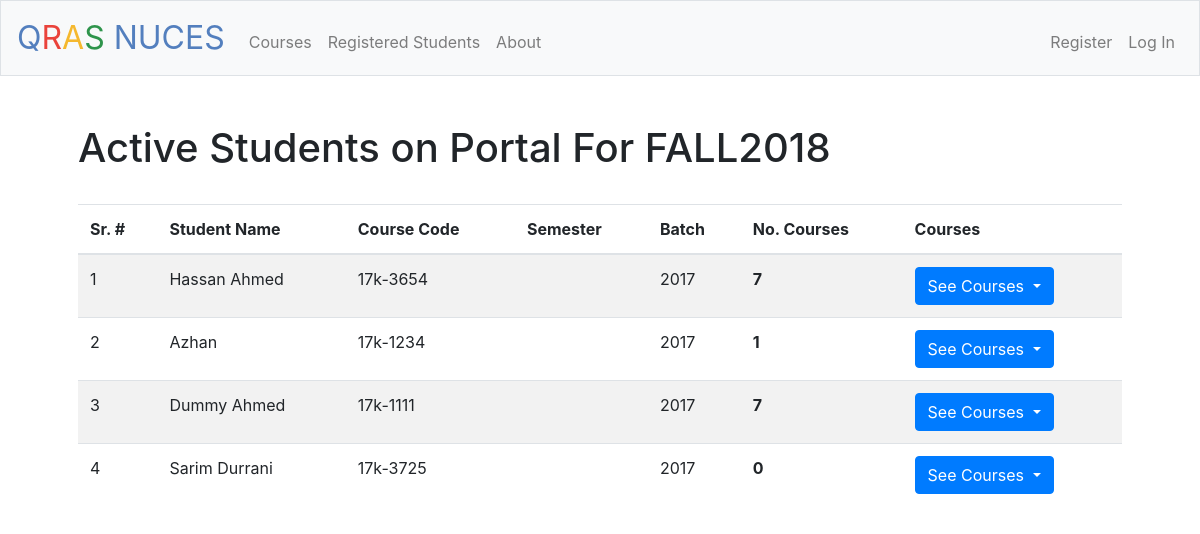
Before: /active_students with the older database file.
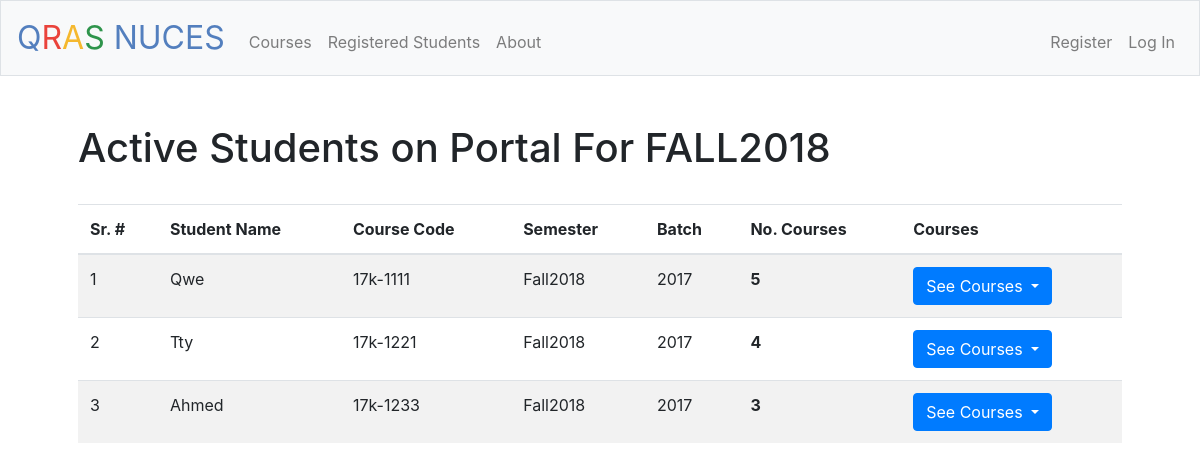
After: the same page with the newer database file.
### table_classes.py (models this page shows, shortened)
class students(base):
    __tablename__ = "students"
    id = Column(Integer, primary_key=True)
    roll_num = Column(String)
    student_name = Column(String)
    num_courses = Column(Integer)
    year = Column(Integer)
    password = Column(String)
    username = Column(String)
    courses_reg = Column(String)
    def data_dict(self):
        d = {x: y for x, y in vars(self).items() if not x.startswith('_')}
        return d

### application.py (the view)
@app.route("/active_students", methods=["GET"])
def active_stud():
    if request.method == "GET":
        pdb_Session = sessionmaker(pdb)
        pdb_s = pdb_Session()
        stud_query_list = pdb_s.query(students).all()
        pdb_active_students = ret_list(stud_query_list)
        pdb_s.close()
        return render_template("active_students.html", ac=pdb_active_students)

### application.py (called while the page is built)
@app.after_request
def after_request(response):
    response.headers["Cache-Control"] = "no-cache, no-store, must-revalidate"
    response.headers["Expires"] = 0
    response.headers["Pragma"] = "no-cache"
    return response

### pdb_parsers.py (called while the page is built)
def ret_list(query_list):
    dic_list = []
    for x in query_list:
        dic_list.append(x.data_dict())
    return dic_list

### templates/active_students.html (shortened to what this page needs)
{% extends "layout.html" %}
{% block main %}
<h1  align = "left"> Active Students on Portal For FALL2018</h1>
<br>
<div class="table-responsive" class="card-body">
    <table class="table table-striped table-hover">
        {% if ac[0] %}
        <thead>
            <th>Sr. #</th>
            <th>Student Name</th>
            <th>Course Code</th>
            <th>Semester</th>
            <th>Batch</th>
            <th>No. Courses</th>
            <th>Courses</th>
        </thead>
        {% else %}
            <tr><td colspan = "6"><h2>No Students</h2></td></tr>
        {% endif %}
        <tbody>
            {%for i in ac%}
                {%if i%}
                    <tr>
                        <td>{{ac.index(i) + 1}}</td>
                        <td>{{i['student_name'].title()}}</td>
                        <td>{{i['roll_num']}}</td>
                        <td>{{i['courses_reg'].split("|")[0].split("-")[2]}}</td>
                        <td>{{i['year']}}</td>
                        <th>{{i['num_courses']}}</th>
                        <th>
                            <div class="dropdown">
                                <button class="btn btn-primary dropdown-toggle" type="button" id="cour{{i['roll_num']}}" data-toggle="dropdown" aria-haspopup="true" aria-expanded="false">
                                    See Courses
                                </button>
                            </div>
                        </th>
                    </tr>
                {% elif not i %}
                    <tr><td colspan = "6"><h2>No Students</h2></td></tr>
                {%endif%}
            {%endfor%}
        </tbody>
    </table>
</div>
{% endblock %}

### templates/layout.html (shortened to what this page needs)
<!DOCTYPE html>
<html lang="en">
<head>
    <link href="https://maxcdn.bootstrapcdn.com/bootstrap/4.0.0-beta.2/css/bootstrap.min.css" rel="stylesheet" />
    <link href="/static/styles.css" rel="stylesheet" />
</head>
<body>
    <nav class="navbar navbar-expand-md navbar-light bg-light border">
        <a class="navbar-brand" href="/"><span class="blue">Q</span><span class="red">R</span><span
                class="yellow">A</span><span class="green">S</span> <span class="blue">NUCES</span></a>
        <div class="collapse navbar-collapse" id="navbar">
            {% if session.teacher_id %}
            <ul class="navbar-nav mr-auto mt-2">
                <li class="nav-item"><a class="nav-link" href="/teacher/my_students">My Students</a></li>
                <li class="nav-item"><a class="nav-link" href="/teacher/view">Attendence</a></li>
                <li class="nav-item"><a class="nav-link" href="/teacher/approve">Approve Students</a></li>
                <li class="nav-item"><a class="nav-link" href="/active_courses">Courses</a></li>
                <li class="nav-item"><a class="nav-link" href="/active_students">Registered Students</a></li>
                <li class="nav-item"><a class="nav-link" href="/about">About</a></li>
            </ul>
            <ul class="navbar-nav ml-auto mt-2">
                <li class="nav-item"><a class="nav-link" href="/logout">Log Out</a></li>
            </ul>
            {% else %}
            <ul class="navbar-nav mr-auto mt-2">
                <li class="nav-item"><a class="nav-link" href="/active_courses">Courses</a></li>
                <li class="nav-item"><a class="nav-link" href="/active_students">Registered Students</a></li>
                <li class="nav-item"><a class="nav-link" href="/about">About</a></li>
            </ul>
            <ul class="navbar-nav ml-auto mt-2">
                <li class="nav-item"><a class="nav-link" href="/register">Register</a></li>
                <li class="nav-item"><a class="nav-link" href="/login">Log In</a></li>
            </ul>
            {%endif %}
        </div>
    </nav>
    <main class="container p-5">
        {% block main %}{% endblock %}
    </main>
</body>
</html>

### static/styles.css (style rules this page uses)
nav .navbar-brand { font-size: xx-large; }
nav .navbar-brand .blue { color: #537fbe; }
nav .navbar-brand .red { color: #ea433b; }
nav .navbar-brand .yellow { color: #f5b82e; }
nav .navbar-brand .green { color: #2e944b; }
main { overflow-x: auto; text-align: center; }
table { display: table; text-align: left; }

Changed rows visible on the page:
removed students: ac "4", student_name "Sarim Durrani", roll_num "17k-3725", year "2017", num_courses "0"
changed students: student_name "Hassan Ahmed" → "Qwe"; roll_num "17k-3654" → "17k-1111"; courses_reg (not shown) → "Fall2018"; num_courses "7" → "5"
changed students: student_name "Azhan" → "Tty"; roll_num "17k-1234" → "17k-1221"; courses_reg (not shown) → "Fall2018"; num_courses "1" → "4"
changed students: student_name "Dummy Ahmed" → "Ahmed"; roll_num "17k-1111" → "17k-1233"; courses_reg (not shown) → "Fall2018"; num_courses "7" → "3"
